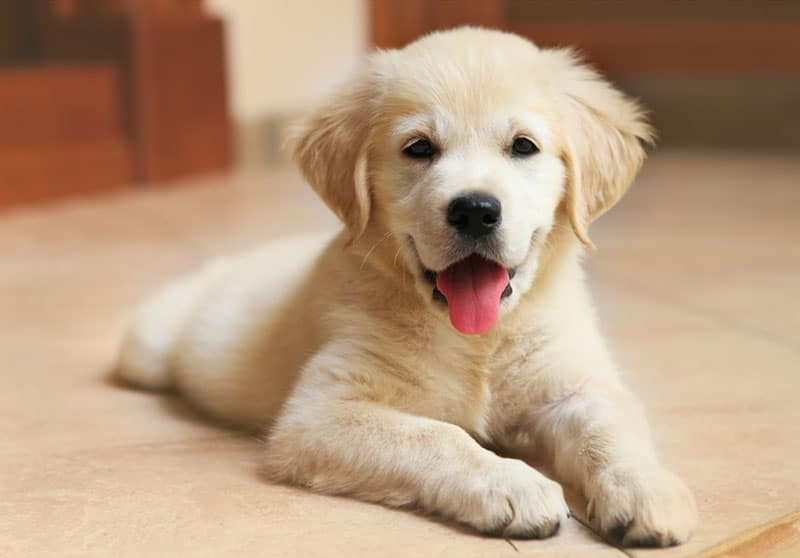
#> input picture 08_Deep_Learning/Image_Processing_for_DL/puppy.jpg, 800 x 558 px, found by its file name; the run also reads 1 picture not shown here
$ jupyter execute Processing_Image_for_Deep_Learning.ipynb   (shell and % lines are left out)
#> lines starting #> are read from the running program, lines starting #| are printed output that depends on the picture
[cell 1]
import numpy as np
import pandas as pd
import seaborn as sns
import matplotlib.pyplot as plt

[cell 2]
## getting an image from web

** Libraries used **
1. Matplotlib.image
2. Pillow
3. OpenCV (cv2)

[cell 3]
## imporying image module from matplotlib

import matplotlib.image as mpimg

[cell 4]
##loading an image throught matplotlib module
img= mpimg.imread('/content/puppy.jpg')
#> img is the input picture: shape (558, 800, 3); mean R, G, B 183, 153.8, 127

[cell 5]
type(img)

[cell 6]
img.shape
#> Out = (558, 800, 3)

[cell 7]
print(img)
#> (printed output is left out)

[cell 8]
## converting numpy array back to image

img_plot= plt.imshow(img)
plt.show()

## Resizing the Image using pillow library

[cell 9]
from PIL import Image

img= Image.open("/content/puppy.jpg")
img_resize= img.resize((200,200))
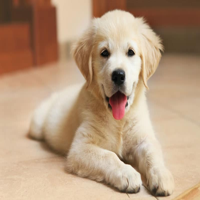
#> img_resize: PIL image 200x200 RGB; mean R, G, B 183, 153.8, 127
img_resize

[cell 10]
img_resize.save('dog_image.jpg')

[cell 11]
img_dog= mpimg.imread('/content/dog_image.jpg')
img_dog.shape
#> Out = (200, 200, 3)

[cell 12]
plt.imshow(img_dog)
plt.show()

## Converting RGB images to GrayScale images

[cell 13]
import cv2

img= cv2.imread('/content/dog_image.jpg')
#> img: shape (200, 200, 3)
print(type(img))
#| <class 'numpy.ndarray'>
print(img.shape)
#| (200, 200, 3)

[cell 14]
grayscale_img= cv2.cvtColor(img,cv2.COLOR_RGB2GRAY)
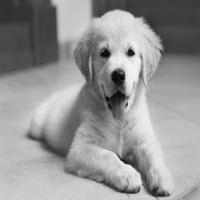
#> grayscale_img: shape (200, 200); min 0, max 245, mean 149
print(type(grayscale_img))
#| <class 'numpy.ndarray'>
print(grayscale_img.shape)
#| (200, 200)

[cell 15]
plt.imshow(grayscale_img)
plt.show()

[cell 16]
## cv2.imshow() --> this will not be allowed in google collab but it works in alternate

from google.colab.patches import cv2_imshow
cv2_imshow(grayscale_img)

[cell 17]
## Saving the grayscale image
cv2.imwrite('dog_gray_scale.jpg', grayscale_img)
#> Out = True
